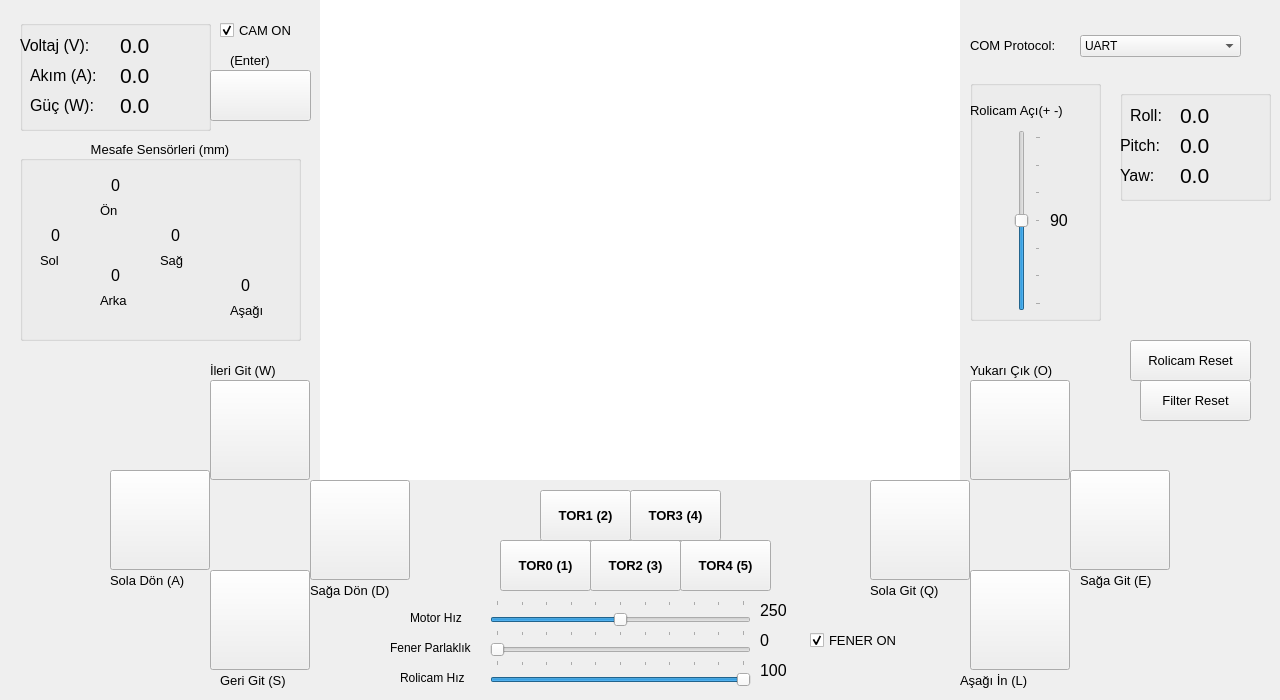
  <widget class="QWidget" name="centralwidget">
   <widget class="QPushButton" name="IleriGit">
    <property name="geometry">
     <rect>
      <x>210</x>
      <y>380</y>
      <width>100</width>
      <height>100</height>
     </rect>
    </property>
    <property name="text">
     <string/>
    </property>
    <property name="icon">
     <iconset>
      <normaloff>img/ileri.png</normaloff>img/ileri.png</iconset>
    </property>
    <property name="iconSize">
     <size>
      <width>75</width>
      <height>75</height>
     </size>
    </property>
   </widget>
   <widget class="QPushButton" name="SagaDon">
    <property name="geometry">
     <rect>
      <x>310</x>
      <y>480</y>
      <width>100</width>
      <height>100</height>
     </rect>
    </property>
    <property name="text">
     <string/>
    </property>
    <property name="icon">
     <iconset>
      <normaloff>img/sag.png</normaloff>img/sag.png</iconset>
    </property>
    <property name="iconSize">
     <size>
      <width>75</width>
      <height>75</height>
     </size>
    </property>
   </widget>
   <widget class="QPushButton" name="GeriGit">
    <property name="geometry">
     <rect>
      <x>210</x>
      <y>570</y>
      <width>100</width>
      <height>100</height>
     </rect>
    </property>
    <property name="text">
     <string/>
    </property>
    <property name="icon">
     <iconset>
      <normaloff>img/geri.png</normaloff>img/geri.png</iconset>
    </property>
    <property name="iconSize">
     <size>
      <width>75</width>
      <height>75</height>
     </size>
    </property>
   </widget>
   <widget class="QPushButton" name="SolaDon">
    <property name="geometry">
     <rect>
      <x>110</x>
      <y>470</y>
      <width>100</width>
      <height>100</height>
     </rect>
    </property>
    <property name="text">
     <string/>
    </property>
    <property name="icon">
     <iconset>
      <normaloff>img/sol.png</normaloff>img/sol.png</iconset>
    </property>
    <property name="iconSize">
     <size>
      <width>75</width>
      <height>75</height>
     </size>
    </property>
   </widget>
   <widget class="QPushButton" name="Tor0">
    <property name="geometry">
     <rect>
      <x>500</x>
      <y>540</y>
      <width>91</width>
      <height>51</height>
     </rect>
    </property>
    <property name="font">
     <font>
      <pointsize>10</pointsize>
      <weight>75</weight>
      <bold>true</bold>
     </font>
    </property>
    <property name="text">
     <string>TOR0 (1)</string>
    </property>
    <property name="iconSize">
     <size>
      <width>20</width>
      <height>20</height>
     </size>
    </property>
   </widget>
   <widget class="QComboBox" name="ComPrtcl">
    <property name="enabled">
     <bool>true</bool>
    </property>
    <property name="geometry">
     <rect>
      <x>1080</x>
      <y>35</y>
      <width>161</width>
      <height>22</height>
     </rect>
    </property>
    <property name="editable">
     <bool>false</bool>
    </property>
    <item>
     <property name="text">
      <string>UART</string>
     </property>
    </item>
    <item>
     <property name="text">
      <string>SWD</string>
     </property>
    </item>
   </widget>
   <widget class="QLabel" name="label">
    <property name="geometry">
     <rect>
      <x>210</x>
      <y>360</y>
      <width>91</width>
      <height>21</height>
     </rect>
    </property>
    <property name="font">
     <font>
      <pointsize>10</pointsize>
     </font>
    </property>
    <property name="text">
     <string>İleri Git (W)</string>
    </property>
   </widget>
   <widget class="QLabel" name="label_2">
    <property name="geometry">
     <rect>
      <x>220</x>
      <y>670</y>
      <width>91</width>
      <height>21</height>
     </rect>
    </property>
    <property name="font">
     <font>
      <pointsize>10</pointsize>
     </font>
    </property>
    <property name="text">
     <string>Geri Git (S)</string>
    </property>
   </widget>
   <widget class="QLabel" name="label_3">
    <property name="geometry">
     <rect>
      <x>310</x>
      <y>580</y>
      <width>101</width>
      <height>21</height>
     </rect>
    </property>
    <property name="font">
     <font>
      <pointsize>10</pointsize>
     </font>
    </property>
    <property name="text">
     <string>Sağa Dön (D)</string>
    </property>
   </widget>
   <widget class="QLabel" name="label_4">
    <property name="geometry">
     <rect>
      <x>110</x>
      <y>570</y>
      <width>101</width>
      <height>21</height>
     </rect>
    </property>
    <property name="font">
     <font>
      <pointsize>10</pointsize>
     </font>
    </property>
    <property name="text">
     <string>Sola Dön (A)</string>
    </property>
   </widget>
   <widget class="QLabel" name="label_5">
    <property name="geometry">
     <rect>
      <x>870</x>
      <y>580</y>
      <width>91</width>
      <height>21</height>
     </rect>
    </property>
    <property name="font">
     <font>
      <pointsize>10</pointsize>
     </font>
    </property>
    <property name="text">
     <string>Sola Git (Q)</string>
    </property>
   </widget>
   <widget class="QPushButton" name="YukariCik">
    <property name="geometry">
     <rect>
      <x>970</x>
      <y>380</y>
      <width>100</width>
      <height>100</height>
     </rect>
    </property>
    <property name="text">
     <string/>
    </property>
    <property name="icon">
     <iconset>
      <normaloff>img/ileri.png</normaloff>img/ileri.png</iconset>
    </property>
    <property name="iconSize">
     <size>
      <width>75</width>
      <height>75</height>
     </size>
    </property>
   </widget>
   <widget class="QLabel" name="label_6">
    <property name="geometry">
     <rect>
      <x>960</x>
      <y>670</y>
      <width>131</width>
      <height>21</height>
     </rect>
    </property>
    <property name="font">
     <font>
      <pointsize>10</pointsize>
     </font>
    </property>
    <property name="text">
     <string>Aşağı İn (L)</string>
    </property>
   </widget>
   <widget class="QLabel" name="label_7">
    <property name="geometry">
     <rect>
      <x>970</x>
      <y>360</y>
      <width>121</width>
      <height>21</height>
     </rect>
    </property>
    <property name="font">
     <font>
      <pointsize>10</pointsize>
     </font>
    </property>
    <property name="text">
     <string>Yukarı Çık (O)</string>
    </property>
   </widget>
   <widget class="QPushButton" name="AsagiIn">
    <property name="geometry">
     <rect>
      <x>970</x>
      <y>570</y>
      <width>100</width>
      <height>100</height>
     </rect>
    </property>
    <property name="text">
     <string/>
    </property>
    <property name="icon">
     <iconset>
      <normaloff>img/geri.png</normaloff>img/geri.png</iconset>
    </property>
    <property name="iconSize">
     <size>
      <width>75</width>
      <height>75</height>
     </size>
    </property>
   </widget>
   <widget class="QLabel" name="label_8">
    <property name="geometry">
     <rect>
      <x>1080</x>
      <y>570</y>
      <width>91</width>
      <height>21</height>
     </rect>
    </property>
    <property name="font">
     <font>
      <pointsize>10</pointsize>
     </font>
    </property>
    <property name="text">
     <string>Sağa Git (E)</string>
    </property>
   </widget>
   <widget class="QPushButton" name="SagaGit">
    <property name="geometry">
     <rect>
      <x>1070</x>
      <y>470</y>
      <width>100</width>
      <height>100</height>
     </rect>
    </property>
    <property name="text">
     <string/>
    </property>
    <property name="icon">
     <iconset>
      <normaloff>img/sag.png</normaloff>img/sag.png</iconset>
    </property>
    <property name="iconSize">
     <size>
      <width>75</width>
      <height>75</height>
     </size>
    </property>
   </widget>
   <widget class="QPushButton" name="SolaGit">
    <property name="geometry">
     <rect>
      <x>870</x>
      <y>480</y>
      <width>100</width>
      <height>100</height>
     </rect>
    </property>
    <property name="text">
     <string/>
    </property>
    <property name="icon">
     <iconset>
      <normaloff>img/sol.png</normaloff>img/sol.png</iconset>
    </property>
    <property name="iconSize">
     <size>
      <width>75</width>
      <height>75</height>
     </size>
    </property>
   </widget>
   <widget class="QPushButton" name="FotoCek">
    <property name="geometry">
     <rect>
      <x>210</x>
      <y>70</y>
      <width>101</width>
      <height>51</height>
     </rect>
    </property>
    <property name="text">
     <string/>
    </property>
    <property name="icon">
     <iconset>
      <normaloff>img/photo.png</normaloff>img/photo.png</iconset>
    </property>
    <property name="iconSize">
     <size>
      <width>50</width>
      <height>50</height>
     </size>
    </property>
   </widget>
   <widget class="QLabel" name="label_9">
    <property name="geometry">
     <rect>
      <x>230</x>
      <y>50</y>
      <width>61</width>
      <height>21</height>
     </rect>
    </property>
    <property name="font">
     <font>
      <pointsize>10</pointsize>
     </font>
    </property>
    <property name="text">
     <string>(Enter)</string>
    </property>
   </widget>
   <widget class="QPushButton" name="Tor1">
    <property name="geometry">
     <rect>
      <x>540</x>
      <y>490</y>
      <width>91</width>
      <height>51</height>
     </rect>
    </property>
    <property name="font">
     <font>
      <pointsize>10</pointsize>
      <weight>75</weight>
      <bold>true</bold>
     </font>
    </property>
    <property name="text">
     <string>TOR1 (2)</string>
    </property>
    <property name="iconSize">
     <size>
      <width>20</width>
      <height>20</height>
     </size>
    </property>
   </widget>
   <widget class="QPushButton" name="Tor2">
    <property name="geometry">
     <rect>
      <x>590</x>
      <y>540</y>
      <width>91</width>
      <height>51</height>
     </rect>
    </property>
    <property name="font">
     <font>
      <pointsize>10</pointsize>
      <weight>75</weight>
      <bold>true</bold>
     </font>
    </property>
    <property name="text">
     <string>TOR2 (3)</string>
    </property>
    <property name="iconSize">
     <size>
      <width>20</width>
      <height>20</height>
     </size>
    </property>
   </widget>
   <widget class="QPushButton" name="Tor3">
    <property name="geometry">
     <rect>
      <x>630</x>
      <y>490</y>
      <width>91</width>
      <height>51</height>
     </rect>
    </property>
    <property name="font">
     <font>
      <pointsize>10</pointsize>
      <weight>75</weight>
      <bold>true</bold>
     </font>
    </property>
    <property name="text">
     <string>TOR3 (4)</string>
    </property>
    <property name="iconSize">
     <size>
      <width>20</width>
      <height>20</height>
     </size>
    </property>
   </widget>
   <widget class="QPushButton" name="Tor4">
    <property name="geometry">
     <rect>
      <x>680</x>
      <y>540</y>
      <width>91</width>
      <height>51</height>
     </rect>
    </property>
    <property name="font">
     <font>
      <pointsize>10</pointsize>
      <weight>75</weight>
      <bold>true</bold>
     </font>
    </property>
    <property name="text">
     <string>TOR4 (5)</string>
    </property>
    <property name="iconSize">
     <size>
      <width>20</width>
      <height>20</height>
     </size>
    </property>
   </widget>
   <widget class="QSlider" name="RolicamDim">
    <property name="geometry">
     <rect>
      <x>490</x>
      <y>630</y>
      <width>261</width>
      <height>31</height>
     </rect>
    </property>
    <property name="maximum">
     <number>100</number>
    </property>
    <property name="singleStep">
     <number>10</number>
    </property>
    <property name="pageStep">
     <number>10</number>
    </property>
    <property name="orientation">
     <enum>Qt::Horizontal</enum>
    </property>
    <property name="tickPosition">
     <enum>QSlider::TicksAbove</enum>
    </property>
    <property name="tickInterval">
     <number>10</number>
    </property>
   </widget>
   <widget class="QLabel" name="label_12">
    <property name="geometry">
     <rect>
      <x>390</x>
      <y>640</y>
      <width>91</width>
      <height>16</height>
     </rect>
    </property>
    <property name="font">
     <font>
      <pointsize>9</pointsize>
     </font>
    </property>
    <property name="text">
     <string>Fener Parlaklık</string>
    </property>
   </widget>
   <widget class="QLabel" name="RolicamDimTxt">
    <property name="geometry">
     <rect>
      <x>760</x>
      <y>630</y>
      <width>31</width>
      <height>21</height>
     </rect>
    </property>
    <property name="font">
     <font>
      <pointsize>12</pointsize>
     </font>
    </property>
    <property name="text">
     <string>0</string>
    </property>
   </widget>
   <widget class="QLabel" name="RolicamSpeedTxt">
    <property name="geometry">
     <rect>
      <x>760</x>
      <y>660</y>
      <width>41</width>
      <height>21</height>
     </rect>
    </property>
    <property name="font">
     <font>
      <pointsize>12</pointsize>
     </font>
    </property>
    <property name="text">
     <string>100</string>
    </property>
   </widget>
   <widget class="QSlider" name="RolicamSpeed">
    <property name="geometry">
     <rect>
      <x>490</x>
      <y>660</y>
      <width>261</width>
      <height>31</height>
     </rect>
    </property>
    <property name="maximum">
     <number>100</number>
    </property>
    <property name="singleStep">
     <number>10</number>
    </property>
    <property name="pageStep">
     <number>10</number>
    </property>
    <property name="value">
     <number>100</number>
    </property>
    <property name="orientation">
     <enum>Qt::Horizontal</enum>
    </property>
    <property name="tickPosition">
     <enum>QSlider::TicksAbove</enum>
    </property>
    <property name="tickInterval">
     <number>10</number>
    </property>
   </widget>
   <widget class="QLabel" name="label_15">
    <property name="geometry">
     <rect>
      <x>400</x>
      <y>670</y>
      <width>81</width>
      <height>16</height>
     </rect>
    </property>
    <property name="font">
     <font>
      <pointsize>9</pointsize>
     </font>
    </property>
    <property name="text">
     <string>Rolicam Hız</string>
    </property>
   </widget>
   <widget class="QLabel" name="MotorHizTxt">
    <property name="geometry">
     <rect>
      <x>760</x>
      <y>600</y>
      <width>41</width>
      <height>21</height>
     </rect>
    </property>
    <property name="font">
     <font>
      <pointsize>12</pointsize>
     </font>
    </property>
    <property name="text">
     <string>250</string>
    </property>
   </widget>
   <widget class="QSlider" name="MotorHiz">
    <property name="geometry">
     <rect>
      <x>490</x>
      <y>600</y>
      <width>261</width>
      <height>31</height>
     </rect>
    </property>
    <property name="maximum">
     <number>500</number>
    </property>
    <property name="singleStep">
     <number>50</number>
    </property>
    <property name="pageStep">
     <number>50</number>
    </property>
    <property name="value">
     <number>250</number>
    </property>
    <property name="orientation">
     <enum>Qt::Horizontal</enum>
    </property>
    <property name="tickPosition">
     <enum>QSlider::TicksAbove</enum>
    </property>
    <property name="tickInterval">
     <number>50</number>
    </property>
   </widget>
   <widget class="QLabel" name="label_17">
    <property name="geometry">
     <rect>
      <x>410</x>
      <y>610</y>
      <width>71</width>
      <height>16</height>
     </rect>
    </property>
    <property name="font">
     <font>
      <pointsize>9</pointsize>
     </font>
    </property>
    <property name="text">
     <string>Motor Hız</string>
    </property>
   </widget>
   <widget class="QPushButton" name="RolicamReset">
    <property name="geometry">
     <rect>
      <x>1130</x>
      <y>340</y>
      <width>121</width>
      <height>41</height>
     </rect>
    </property>
    <property name="font">
     <font>
      <pointsize>10</pointsize>
      <weight>50</weight>
      <bold>false</bold>
     </font>
    </property>
    <property name="text">
     <string>Rolicam Reset</string>
    </property>
    <property name="iconSize">
     <size>
      <width>20</width>
      <height>20</height>
     </size>
    </property>
   </widget>
   <widget class="QPushButton" name="FilterReset">
    <property name="geometry">
     <rect>
      <x>1140</x>
      <y>380</y>
      <width>111</width>
      <height>41</height>
     </rect>
    </property>
    <property name="font">
     <font>
      <pointsize>10</pointsize>
      <weight>50</weight>
      <bold>false</bold>
     </font>
    </property>
    <property name="text">
     <string>Filter Reset</string>
    </property>
    <property name="iconSize">
     <size>
      <width>20</width>
      <height>20</height>
     </size>
    </property>
   </widget>
   <widget class="QGroupBox" name="groupBox">
    <property name="geometry">
     <rect>
      <x>1120</x>
      <y>90</y>
      <width>151</width>
      <height>111</height>
     </rect>
    </property>
    <property name="title">
     <string/>
    </property>
    <widget class="QLabel" name="Pitch">
     <property name="geometry">
      <rect>
       <x>60</x>
       <y>40</y>
       <width>91</width>
       <height>31</height>
      </rect>
     </property>
     <property name="font">
      <font>
       <pointsize>10</pointsize>
      </font>
     </property>
     <property name="text">
      <string>&lt;html&gt;&lt;head/&gt;&lt;body&gt;&lt;p&gt;&lt;span style=&quot; font-size:16pt;&quot;&gt;0.0&lt;/span&gt;&lt;/p&gt;&lt;/body&gt;&lt;/html&gt;</string>
     </property>
    </widget>
    <widget class="QLabel" name="label_28">
     <property name="geometry">
      <rect>
       <x>0</x>
       <y>70</y>
       <width>51</width>
       <height>31</height>
      </rect>
     </property>
     <property name="font">
      <font>
       <pointsize>10</pointsize>
      </font>
     </property>
     <property name="text">
      <string>&lt;html&gt;&lt;head/&gt;&lt;body&gt;&lt;p&gt;&lt;span style=&quot; font-size:12pt; color:#000000;&quot;&gt;Yaw:&lt;/span&gt;&lt;/p&gt;&lt;/body&gt;&lt;/html&gt;</string>
     </property>
    </widget>
    <widget class="QLabel" name="Roll">
     <property name="geometry">
      <rect>
       <x>60</x>
       <y>10</y>
       <width>91</width>
       <height>31</height>
      </rect>
     </property>
     <property name="font">
      <font>
       <pointsize>10</pointsize>
      </font>
     </property>
     <property name="text">
      <string>&lt;html&gt;&lt;head/&gt;&lt;body&gt;&lt;p&gt;&lt;span style=&quot; font-size:16pt;&quot;&gt;0.0&lt;/span&gt;&lt;/p&gt;&lt;/body&gt;&lt;/html&gt;</string>
     </property>
    </widget>
    <widget class="QLabel" name="Yaw">
     <property name="geometry">
      <rect>
       <x>60</x>
       <y>70</y>
       <width>91</width>
       <height>31</height>
      </rect>
     </property>
     <property name="font">
      <font>
       <pointsize>10</pointsize>
      </font>
     </property>
     <property name="text">
      <string>&lt;html&gt;&lt;head/&gt;&lt;body&gt;&lt;p&gt;&lt;span style=&quot; font-size:16pt;&quot;&gt;0.0&lt;/span&gt;&lt;/p&gt;&lt;/body&gt;&lt;/html&gt;</string>
     </property>
    </widget>
    <widget class="QLabel" name="label_20">
     <property name="geometry">
      <rect>
       <x>10</x>
       <y>10</y>
       <width>41</width>
       <height>31</height>
      </rect>
     </property>
     <property name="font">
      <font>
       <pointsize>10</pointsize>
      </font>
     </property>
     <property name="text">
      <string>&lt;html&gt;&lt;head/&gt;&lt;body&gt;&lt;p&gt;&lt;span style=&quot; font-size:12pt; color:#000000;&quot;&gt;Roll:&lt;/span&gt;&lt;/p&gt;&lt;/body&gt;&lt;/html&gt;</string>
     </property>
    </widget>
    <widget class="QLabel" name="label_26">
     <property name="geometry">
      <rect>
       <x>0</x>
       <y>40</y>
       <width>51</width>
       <height>31</height>
      </rect>
     </property>
     <property name="font">
      <font>
       <pointsize>10</pointsize>
      </font>
     </property>
     <property name="text">
      <string>&lt;html&gt;&lt;head/&gt;&lt;body&gt;&lt;p&gt;&lt;span style=&quot; font-size:12pt; color:#000000;&quot;&gt;Pitch:&lt;/span&gt;&lt;/p&gt;&lt;/body&gt;&lt;/html&gt;</string>
     </property>
    </widget>
   </widget>
   <widget class="QGroupBox" name="groupBox_3">
    <property name="geometry">
     <rect>
      <x>20</x>
      <y>20</y>
      <width>191</width>
      <height>111</height>
     </rect>
    </property>
    <property name="title">
     <string/>
    </property>
    <widget class="QLabel" name="Watt">
     <property name="geometry">
      <rect>
       <x>100</x>
       <y>70</y>
       <width>91</width>
       <height>31</height>
      </rect>
     </property>
     <property name="font">
      <font>
       <pointsize>10</pointsize>
      </font>
     </property>
     <property name="text">
      <string>&lt;html&gt;&lt;head/&gt;&lt;body&gt;&lt;p&gt;&lt;span style=&quot; font-size:16pt;&quot;&gt;0.0&lt;/span&gt;&lt;/p&gt;&lt;/body&gt;&lt;/html&gt;</string>
     </property>
    </widget>
    <widget class="QLabel" name="label_22">
     <property name="geometry">
      <rect>
       <x>10</x>
       <y>40</y>
       <width>91</width>
       <height>31</height>
      </rect>
     </property>
     <property name="font">
      <font>
       <pointsize>10</pointsize>
      </font>
     </property>
     <property name="text">
      <string>&lt;html&gt;&lt;head/&gt;&lt;body&gt;&lt;p&gt;&lt;span style=&quot; font-size:12pt; color:#000000;&quot;&gt;Akım (A):&lt;/span&gt;&lt;/p&gt;&lt;/body&gt;&lt;/html&gt;</string>
     </property>
    </widget>
    <widget class="QLabel" name="label_24">
     <property name="geometry">
      <rect>
       <x>10</x>
       <y>70</y>
       <width>81</width>
       <height>31</height>
      </rect>
     </property>
     <property name="font">
      <font>
       <pointsize>10</pointsize>
      </font>
     </property>
     <property name="text">
      <string>&lt;html&gt;&lt;head/&gt;&lt;body&gt;&lt;p&gt;&lt;span style=&quot; font-size:12pt; color:#000000;&quot;&gt;Güç (W):&lt;/span&gt;&lt;/p&gt;&lt;/body&gt;&lt;/html&gt;</string>
     </property>
    </widget>
    <widget class="QLabel" name="label_18">
     <property name="geometry">
      <rect>
       <x>0</x>
       <y>10</y>
       <width>91</width>
       <height>31</height>
      </rect>
     </property>
     <property name="font">
      <font>
       <pointsize>10</pointsize>
      </font>
     </property>
     <property name="text">
      <string>&lt;html&gt;&lt;head/&gt;&lt;body&gt;&lt;p&gt;&lt;span style=&quot; font-size:12pt; color:#000000;&quot;&gt;Voltaj (V):&lt;/span&gt;&lt;/p&gt;&lt;/body&gt;&lt;/html&gt;</string>
     </property>
    </widget>
    <widget class="QLabel" name="Akim">
     <property name="geometry">
      <rect>
       <x>100</x>
       <y>40</y>
       <width>91</width>
       <height>31</height>
      </rect>
     </property>
     <property name="font">
      <font>
       <pointsize>10</pointsize>
      </font>
     </property>
     <property name="text">
      <string>&lt;html&gt;&lt;head/&gt;&lt;body&gt;&lt;p&gt;&lt;span style=&quot; font-size:16pt;&quot;&gt;0.0&lt;/span&gt;&lt;/p&gt;&lt;/body&gt;&lt;/html&gt;</string>
     </property>
    </widget>
    <widget class="QLabel" name="Voltaj">
     <property name="geometry">
      <rect>
       <x>100</x>
       <y>10</y>
       <width>91</width>
       <height>31</height>
      </rect>
     </property>
     <property name="font">
      <font>
       <pointsize>10</pointsize>
      </font>
     </property>
     <property name="text">
      <string>&lt;html&gt;&lt;head/&gt;&lt;body&gt;&lt;p&gt;&lt;span style=&quot; font-size:16pt;&quot;&gt;0.0&lt;/span&gt;&lt;/p&gt;&lt;/body&gt;&lt;/html&gt;</string>
     </property>
    </widget>
   </widget>
   <widget class="QGroupBox" name="groupBox_2">
    <property name="geometry">
     <rect>
      <x>20</x>
      <y>140</y>
      <width>281</width>
      <height>201</height>
     </rect>
    </property>
    <property name="font">
     <font>
      <pointsize>10</pointsize>
     </font>
    </property>
    <property name="title">
     <string>Mesafe Sensörleri (mm)</string>
    </property>
    <property name="alignment">
     <set>Qt::AlignCenter</set>
    </property>
    <widget class="QLabel" name="label_39">
     <property name="geometry">
      <rect>
       <x>210</x>
       <y>160</y>
       <width>41</width>
       <height>21</height>
      </rect>
     </property>
     <property name="font">
      <font>
       <pointsize>10</pointsize>
      </font>
     </property>
     <property name="text">
      <string>&lt;html&gt;&lt;head/&gt;&lt;body&gt;&lt;p&gt;&lt;span style=&quot; color:#000000;&quot;&gt;Aşağı&lt;/span&gt;&lt;/p&gt;&lt;/body&gt;&lt;/html&gt;</string>
     </property>
    </widget>
    <widget class="QLabel" name="MesArka">
     <property name="geometry">
      <rect>
       <x>70</x>
       <y>120</y>
       <width>51</width>
       <height>31</height>
      </rect>
     </property>
     <property name="font">
      <font>
       <pointsize>10</pointsize>
      </font>
     </property>
     <property name="text">
      <string>&lt;html&gt;&lt;head/&gt;&lt;body&gt;&lt;p align=&quot;center&quot;&gt;&lt;span style=&quot; font-size:12pt;&quot;&gt;0&lt;/span&gt;&lt;/p&gt;&lt;/body&gt;&lt;/html&gt;</string>
     </property>
    </widget>
    <widget class="QLabel" name="label_38">
     <property name="geometry">
      <rect>
       <x>20</x>
       <y>110</y>
       <width>31</width>
       <height>21</height>
      </rect>
     </property>
     <property name="font">
      <font>
       <pointsize>10</pointsize>
      </font>
     </property>
     <property name="text">
      <string>&lt;html&gt;&lt;head/&gt;&lt;body&gt;&lt;p&gt;&lt;span style=&quot; color:#000000;&quot;&gt;Sol&lt;/span&gt;&lt;/p&gt;&lt;/body&gt;&lt;/html&gt;</string>
     </property>
    </widget>
    <widget class="QLabel" name="MesSag">
     <property name="geometry">
      <rect>
       <x>130</x>
       <y>80</y>
       <width>51</width>
       <height>31</height>
      </rect>
     </property>
     <property name="font">
      <font>
       <pointsize>10</pointsize>
      </font>
     </property>
     <property name="text">
      <string>&lt;html&gt;&lt;head/&gt;&lt;body&gt;&lt;p align=&quot;center&quot;&gt;&lt;span style=&quot; font-size:12pt;&quot;&gt;0&lt;/span&gt;&lt;/p&gt;&lt;/body&gt;&lt;/html&gt;</string>
     </property>
    </widget>
    <widget class="QLabel" name="MesSol">
     <property name="geometry">
      <rect>
       <x>10</x>
       <y>80</y>
       <width>51</width>
       <height>31</height>
      </rect>
     </property>
     <property name="font">
      <font>
       <pointsize>10</pointsize>
      </font>
     </property>
     <property name="text">
      <string>&lt;html&gt;&lt;head/&gt;&lt;body&gt;&lt;p align=&quot;center&quot;&gt;&lt;span style=&quot; font-size:12pt;&quot;&gt;0&lt;/span&gt;&lt;/p&gt;&lt;/body&gt;&lt;/html&gt;</string>
     </property>
    </widget>
    <widget class="QLabel" name="MesAsagi">
     <property name="geometry">
      <rect>
       <x>200</x>
       <y>130</y>
       <width>51</width>
       <height>31</height>
      </rect>
     </property>
     <property name="font">
      <font>
       <pointsize>10</pointsize>
      </font>
     </property>
     <property name="text">
      <string>&lt;html&gt;&lt;head/&gt;&lt;body&gt;&lt;p align=&quot;center&quot;&gt;&lt;span style=&quot; font-size:12pt;&quot;&gt;0&lt;/span&gt;&lt;/p&gt;&lt;/body&gt;&lt;/html&gt;</string>
     </property>
    </widget>
    <widget class="QLabel" name="MesOn">
     <property name="geometry">
      <rect>
       <x>70</x>
       <y>30</y>
       <width>51</width>
       <height>31</height>
      </rect>
     </property>
     <property name="font">
      <font>
       <pointsize>10</pointsize>
      </font>
     </property>
     <property name="text">
      <string>&lt;html&gt;&lt;head/&gt;&lt;body&gt;&lt;p align=&quot;center&quot;&gt;&lt;span style=&quot; font-size:12pt;&quot;&gt;0&lt;/span&gt;&lt;/p&gt;&lt;/body&gt;&lt;/html&gt;</string>
     </property>
    </widget>
    <widget class="QLabel" name="label_35">
     <property name="geometry">
      <rect>
       <x>80</x>
       <y>60</y>
       <width>31</width>
       <height>21</height>
      </rect>
     </property>
     <property name="font">
      <font>
       <pointsize>10</pointsize>
      </font>
     </property>
     <property name="text">
      <string>&lt;html&gt;&lt;head/&gt;&lt;body&gt;&lt;p&gt;&lt;span style=&quot; color:#000000;&quot;&gt;Ön&lt;/span&gt;&lt;/p&gt;&lt;/body&gt;&lt;/html&gt;</string>
     </property>
    </widget>
    <widget class="QLabel" name="label_37">
     <property name="geometry">
      <rect>
       <x>140</x>
       <y>110</y>
       <width>31</width>
       <height>21</height>
      </rect>
     </property>
     <property name="font">
      <font>
       <pointsize>10</pointsize>
      </font>
     </property>
     <property name="text">
      <string>&lt;html&gt;&lt;head/&gt;&lt;body&gt;&lt;p&gt;&lt;span style=&quot; color:#000000;&quot;&gt;Sağ&lt;/span&gt;&lt;/p&gt;&lt;/body&gt;&lt;/html&gt;</string>
     </property>
    </widget>
    <widget class="QLabel" name="label_36">
     <property name="geometry">
      <rect>
       <x>80</x>
       <y>150</y>
       <width>41</width>
       <height>21</height>
      </rect>
     </property>
     <property name="font">
      <font>
       <pointsize>10</pointsize>
      </font>
     </property>
     <property name="text">
      <string>&lt;html&gt;&lt;head/&gt;&lt;body&gt;&lt;p&gt;&lt;span style=&quot; color:#000000;&quot;&gt;Arka&lt;/span&gt;&lt;/p&gt;&lt;/body&gt;&lt;/html&gt;</string>
     </property>
    </widget>
   </widget>
   <widget class="QLabel" name="label_40">
    <property name="geometry">
     <rect>
      <x>970</x>
      <y>30</y>
      <width>111</width>
      <height>31</height>
     </rect>
    </property>
    <property name="font">
     <font>
      <pointsize>10</pointsize>
     </font>
    </property>
    <property name="text">
     <string>&lt;html&gt;&lt;head/&gt;&lt;body&gt;&lt;p&gt;COM Protocol:&lt;/p&gt;&lt;/body&gt;&lt;/html&gt;</string>
    </property>
   </widget>
   <widget class="QCheckBox" name="CamOn">
    <property name="geometry">
     <rect>
      <x>220</x>
      <y>20</y>
      <width>91</width>
      <height>20</height>
     </rect>
    </property>
    <property name="font">
     <font>
      <pointsize>10</pointsize>
     </font>
    </property>
    <property name="text">
     <string>CAM ON</string>
    </property>
    <property name="checked">
     <bool>true</bool>
    </property>
   </widget>
   <widget class="QGroupBox" name="groupBox_4">
    <property name="geometry">
     <rect>
      <x>970</x>
      <y>80</y>
      <width>131</width>
      <height>241</height>
     </rect>
    </property>
    <property name="title">
     <string/>
    </property>
    <widget class="QLabel" name="RolicamAngleTxt">
     <property name="geometry">
      <rect>
       <x>80</x>
       <y>130</y>
       <width>31</width>
       <height>21</height>
      </rect>
     </property>
     <property name="font">
      <font>
       <pointsize>12</pointsize>
      </font>
     </property>
     <property name="text">
      <string>90</string>
     </property>
    </widget>
    <widget class="QLabel" name="label_10">
     <property name="geometry">
      <rect>
       <x>0</x>
       <y>20</y>
       <width>131</width>
       <height>21</height>
      </rect>
     </property>
     <property name="font">
      <font>
       <pointsize>10</pointsize>
      </font>
     </property>
     <property name="text">
      <string>Rolicam Açı(+ -)</string>
     </property>
    </widget>
    <widget class="QSlider" name="RolicamAngle">
     <property name="geometry">
      <rect>
       <x>40</x>
       <y>50</y>
       <width>31</width>
       <height>181</height>
      </rect>
     </property>
     <property name="minimumSize">
      <size>
       <width>31</width>
       <height>0</height>
      </size>
     </property>
     <property name="toolTip">
      <string>&lt;html&gt;&lt;head/&gt;&lt;body&gt;&lt;p&gt;hfjhghkmhj&lt;/p&gt;&lt;/body&gt;&lt;/html&gt;</string>
     </property>
     <property name="maximum">
      <number>180</number>
     </property>
     <property name="singleStep">
      <number>30</number>
     </property>
     <property name="pageStep">
      <number>30</number>
     </property>
     <property name="value">
      <number>90</number>
     </property>
     <property name="orientation">
      <enum>Qt::Vertical</enum>
     </property>
     <property name="tickPosition">
      <enum>QSlider::TicksBelow</enum>
     </property>
     <property name="tickInterval">
      <number>30</number>
     </property>
    </widget>
   </widget>
   <widget class="QLabel" name="label_11">
    <property name="geometry">
     <rect>
      <x>1110</x>
      <y>620</y>
      <width>101</width>
      <height>61</height>
     </rect>
    </property>
    <property name="text">
     <string/>
    </property>
   </widget>
   <widget class="QLabel" name="label_13">
    <property name="geometry">
     <rect>
      <x>1170</x>
      <y>590</y>
      <width>100</width>
      <height>100</height>
     </rect>
    </property>
    <property name="font">
     <font>
      <pointsize>10</pointsize>
     </font>
    </property>
    <property name="text">
     <string/>
    </property>
    <property name="pixmap">
     <pixmap>img/Teknofest_logo.png</pixmap>
    </property>
   </widget>
   <widget class="QLabel" name="label_14">
    <property name="geometry">
     <rect>
      <x>10</x>
      <y>590</y>
      <width>100</width>
      <height>100</height>
     </rect>
    </property>
    <property name="font">
     <font>
      <pointsize>10</pointsize>
     </font>
    </property>
    <property name="text">
     <string/>
    </property>
    <property name="pixmap">
     <pixmap>img/grov2.png</pixmap>
    </property>
   </widget>
   <widget class="QLabel" name="Camera">
    <property name="geometry">
     <rect>
      <x>320</x>
      <y>0</y>
      <width>640</width>
      <height>480</height>
     </rect>
    </property>
    <property name="font">
     <font>
      <strikeout>false</strikeout>
      <stylestrategy>PreferDefault</stylestrategy>
     </font>
    </property>
    <property name="acceptDrops">
     <bool>false</bool>
    </property>
    <property name="autoFillBackground">
     <bool>false</bool>
    </property>
    <property name="styleSheet">
     <string notr="true">background-color: rgb(255, 255, 255)</string>
    </property>
    <property name="text">
     <string/>
    </property>
   </widget>
   <widget class="QCheckBox" name="FenerOn">
    <property name="geometry">
     <rect>
      <x>810</x>
      <y>630</y>
      <width>111</width>
      <height>20</height>
     </rect>
    </property>
    <property name="font">
     <font>
      <pointsize>10</pointsize>
     </font>
    </property>
    <property name="text">
     <string>FENER ON</string>
    </property>
    <property name="checked">
     <bool>true</bool>
    </property>
   </widget>
  </widget>
